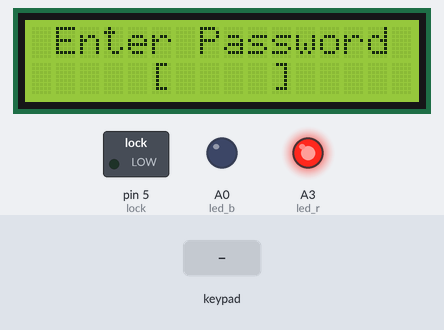
A sketch run on a simulated Arduino Uno, built with avr-gcc and run on an emulated ATmega328P. Shown: 16×2 character LCD, switched loads named in the sketch (green lamp = pin HIGH), output pins drawn as LEDs (lit = HIGH). The test bench sets the inputs (shaded band).

Above: at 6.4 s.
6.5 s: keypad keys 1 2 3 4 pressed 0.511 s apart
At 8.1 s:
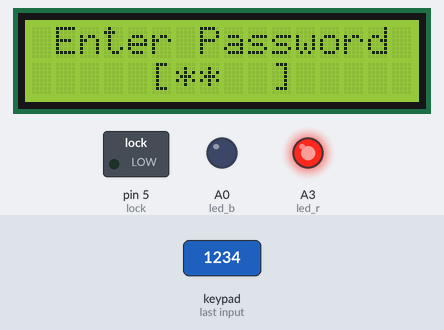
11.4 s: key '+' pressed
At 12.6 s:
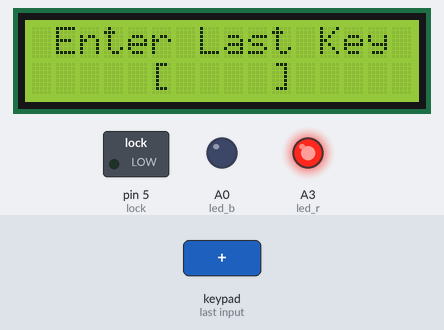
13.5 s: keypad keys 1 2 3 4 # pressed 0.511 s apart
At 15.1 s:
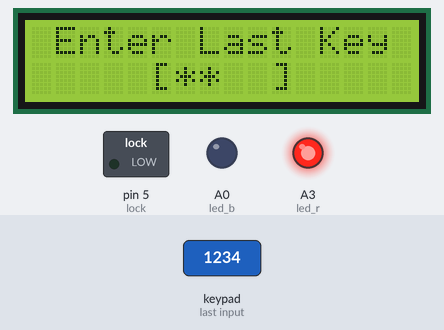
17.7 s: key '1' pressed
At 19.1 s:
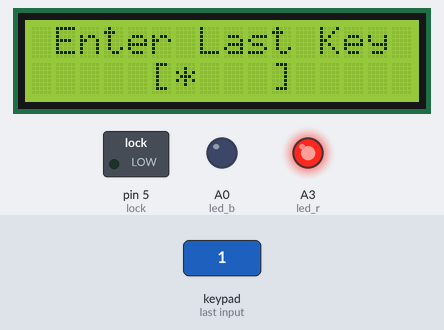
19.8 s: key '2' pressed
At 21.3 s:
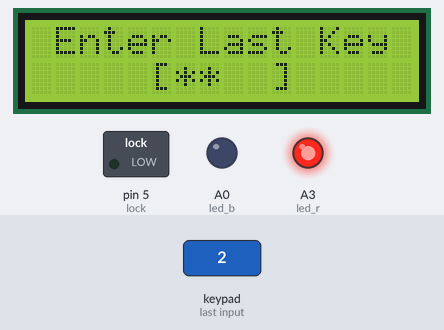
Timing chart, 0 to 22.8 s (numbered marks = the images above; inputs shaded):
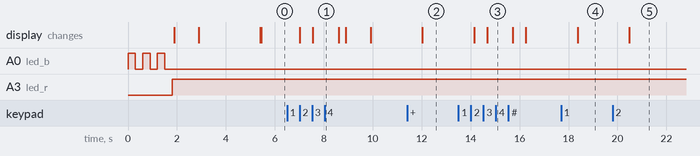

The sketch:

password_lock.ino
```cpp
#include <Key.h>
#include <Keypad.h>
#include <EEPROM.h>
#include <LiquidCrystal_I2C.h>

#define LOOP 100

#define lock 5
#define len 4

#define led_r A3
#define led_b A0

#define INPUT 0
#define LAST_INPUT 1
#define NEW_INPUT 2
#define CONFIRM_INPUT 3
#define SET_KEY 7

#define GRANTED 4
#define DENIED 5
#define UNMATCH 6

#define NORMAL 0
#define CHANGE_PASSWORD 1
#define NEW_PASSWORD 2
#define CONFIRM_NEW_PASSWORD 3


//#define C0 11
//#define C1 12
//#define C2 13
//
//#define R0 7
//#define R1 8
//#define R2 9
//#define R3 10

#define C0 10
#define C1 11
#define C2 12
#define C3 13

#define R0 6
#define R1 7
#define R2 8
#define R3 9


const byte ROWS = 4;
const byte COLS = 4;

//const byte COLS = 3;

char keys[ROWS][COLS] = {
  {'1', '2', '3', '/'},
  {'4', '5', '6', '.'},
  {'7', '8', '9', '+'},
  {'*', '0', '#', '-'}
};

//char keys[ROWS][COLS] = {
//  {'1','2','3'},
//  {'4','5','6'},
//  {'7','8','9'},
//  {'*','0','#'}
//};

byte rowPins[ROWS] = {R0, R1, R2, R3};
byte colPins[COLS] = {C0, C1, C2, C3};
//byte colPins[COLS] = {C0, C1, C2};


Keypad keypad = Keypad( makeKeymap(keys), rowPins, colPins, ROWS, COLS );
LiquidCrystal_I2C lcd(0x27, 16, 2);

struct Locker
{
  int modPos = 0;

  char code[4];
  char input[4] = {'$', '$', '$', '$'};
  char temp[4] = {'$', '$', '$', '$'};

  int pos = 0;
  byte MODE = NORMAL;
  unsigned long last_millis, refresh_rate = 500;
  void init()
  {
    pinMode(lock, 1);

    pinMode(led_r, 1);
    pinMode(led_b, 1);

    for (byte i = 0; i < 3; ++i)
    {
      digitalWrite(led_b, 1);
      delay(300);
      digitalWrite(led_b, 0);
      delay(300);
    }
    digitalWrite(led_r, 1);
    keypad.setDebounceTime(250);

    lcd.init();
    lcd.backlight();

    welcome();

    check_EEPROM();
  }

  void open_lock(int d)
  {
    digitalWrite(led_r, 0);
    digitalWrite(led_b, 1);
    digitalWrite(lock, 1);
    delay(d * 1000);
    digitalWrite(lock, 0);
    digitalWrite(led_r, 1);
    digitalWrite(led_b, 0);
  }
  void check_EEPROM(void)
  {
    int ROM[4];
    for (byte i = 0; i < 4; i++)
    {
      ROM[i] = EEPROM.read(i);
    }
    if (ROM[0] == 0 && ROM[1] == 0 && ROM[2] == 0 && ROM[3] == 0)
    {
      while (1)
      {
        display(7);
        read_keys();
        if (pos >= len)
        {
          for (byte i = 0; i < 4; i++)
          {
            code[i] = input[i];
          }
          store_password();
          set_input('$');
          pos = 0;
          break;
        }
      }
    }
    else {
      recover_password();
    }
  }
  void welcome(void)
  {
    lcd.setCursor(0, 0);
    lcd.print(" Password Lock  ");
    lcd.setCursor(0, 1);
    delay(1000);
    lcd.print("starting...     ");
    delay(2500);
    lcd.clear();
  }
  void match_open(void)
  {
    if (pos >= len)
    {
      if (input[0] == code[0] && input[1] == code[1] && input[2] == code[2] && input[3] == code[3])
      {
        display(GRANTED);
        open_lock(5);
      }
      else {
        display(DENIED);
        delay(1000);
      }
      set_input('$');
      pos = 0;
    }
  }
  void set_input(char value)
  {
    for (byte i = 0; i < 4; ++i)
    {
      input[i] = value;
    }
  }
  void run_mode(byte mode_)
  {
    if (mode_ == NORMAL)
    {
      display(INPUT);
      read_keys();
      match_open();
    }
    else if (mode_ == CHANGE_PASSWORD)
    {
      display(LAST_INPUT);
      read_keys();
      if (pos >= len)
      {
        switch (match_compare())
        {
          case true:
            MODE = NEW_PASSWORD;
            break;
          case false:
            MODE = CHANGE_PASSWORD;
            break;
        }
        set_input('$');
        pos = 0;
      }
    }
    else if (mode_ == NEW_PASSWORD)
    {
      display(NEW_INPUT);
      read_keys();
      if (pos >= len)
      {
        for (byte i = 0; i < 4; i++)
        {
          temp[i] = input[i];
        }
        set_input('$');
        pos = 0;
        MODE = CONFIRM_NEW_PASSWORD;
      }
    }
    else if (mode_ == CONFIRM_NEW_PASSWORD)
    {
      display(CONFIRM_INPUT);
      read_keys();
      if (pos >= len)
      {
        if (input[0] == temp[0] && input[1] == temp[1] && input[2] == temp[2] && input[3] == temp[3])
        {
          for (byte i = 0; i < 4; i++)
          {
            code[i] = temp[i];
          }
          store_password();
          MODE = NORMAL;
        }
        else
        {
          display(UNMATCH);
          delay(500);
          MODE = CHANGE_PASSWORD;
        }
        set_input('$');
        pos = 0;
      }
    }
  }
  bool match_compare()
  {
    if (input[0] == code[0] && input[1] == code[1] && input[2] == code[2] && input[3] == code[3])
    {
      pos = 0;
      return true;
    }
    else {
      pos = 0;
      return false;
    }
  }

  void read_keys()
  {
    char key = keypad.getKey();
    if (key != NO_KEY)
    {
      if (isAlphaNumeric(key))
      {
        input[pos++] = key;
        //input[modPos % 4] = key;
        //modPos++;
      }
      else if (key == '+')
      {
        MODE = CHANGE_PASSWORD;
      }
      else if (key == '-')
      {
        pos = 0;
        MODE = NORMAL;
      }
      else if (key == '/')
      {
        pos--;
        input[pos] = '$';
      }
    }
  }

  void store_password()
  {
    for (byte i = 0; i < 4; i++)
    {
      EEPROM.write(i, code[i]);
      delay(5);
    }
  }
  void recover_password(void)
  {
    for (byte i = 0; i < 4; i++)
    {
      code[i] = EEPROM.read(i);
      delay(5);
    }
  }
  void display(byte slide)
  {
    if (millis() - last_millis >= refresh_rate)
    {
      if (slide == INPUT)
      {
        lcd.clear();
        lcd.setCursor(0, 0);
        lcd.print(" Enter Password ");
        display_input(input, 4);
      }
      else if (slide == LAST_INPUT)
      {
        lcd.clear();
        lcd.setCursor(0, 0);
        lcd.print(" Enter Last Key ");
        display_input(input, 4);
      }
      else if (slide == NEW_INPUT)
      {
        lcd.clear();
        lcd.setCursor(0, 0);
        lcd.print(" Enter New Key  ");
        display_input(input, 4);
      }
      else if (slide == CONFIRM_INPUT)
      {
        lcd.clear();
        lcd.setCursor(0, 0);
        lcd.print("Confirm Pass Key");
        display_input(input, 4);
      }
      else if (slide == SET_KEY)
      {
        lcd.clear();
        lcd.setCursor(0, 0);
        lcd.print("Set the Pass Key");
        display_input(input, 4);
      }
      last_millis = millis();
    }
    if (slide == GRANTED)
    {
      lcd.clear();
      lcd.setCursor(0, 0);
      lcd.print("#ACCESS GRANTED#");
    }
    else if (slide == DENIED)
    {
      lcd.clear();
      lcd.setCursor(0, 0);
      lcd.print("#ACCESS DENIED#");
    }
    else if (slide == UNMATCH)
    {
      lcd.clear();
      lcd.setCursor(0, 0);
      lcd.print("  Match Error!  ");
    }
  }
  void test(void)
  {
    read_keys();
    display_input(input, 4);
  }
  void display_input(char inp[], int size)
  {
    lcd.setCursor(5, 1);
    lcd.print('[');
    lcd.setCursor(10, 1);
    lcd.print(']');
    for (byte i = 6; i <= 9; i++)
    {
//      lcd.setCursor(i, 1);
//      lcd.print(inp[i - 6]);

       if (inp[i - 6] != '$')
       {
         lcd.setCursor(i, 1);
         lcd.print("*");
       }
       else {
         lcd.setCursor(i, 1);
         lcd.print(" ");
       }
    }
  }
  void run(int times)
  {
    if (times != LOOP)
    {
      for (int i = 0; i < times; i++)
      {
        run_mode(MODE);
      }
    }
    else {
      for (;;)
      {
        run_mode(MODE);
      }
    }
  }
} locker;
void setup() {
  locker.init();
  locker.run(LOOP);
}
void loop() {
  //locker.test();
}
```

Measured:
- after the input at 6.5 s, the display: first changes after 0.53 s (image 1 shows a later state)
- after the input at 11.4 s, the display: changes after 0.62 s (image 2)
- after the input at 13.5 s, the display: first changes after 0.64 s (image 3 shows a later state)
- after the input at 17.7 s, the display: changes after 0.67 s (image 4)
- after the input at 19.8 s, the display: changes after 0.69 s (image 5)
- by itself, A0 (led_b): alternates HIGH for 0.30 s and LOW for 0.30 s, 6 changes in all, then stays LOW
